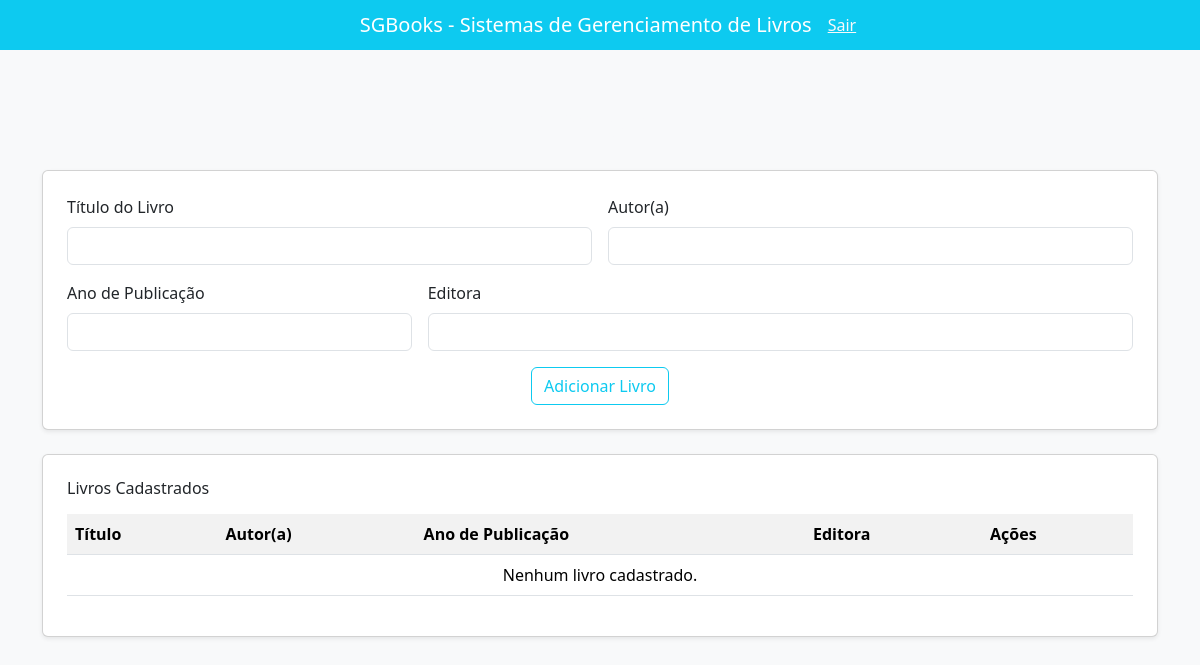
/livros/livros/, run on an earlier commit of the app's database.
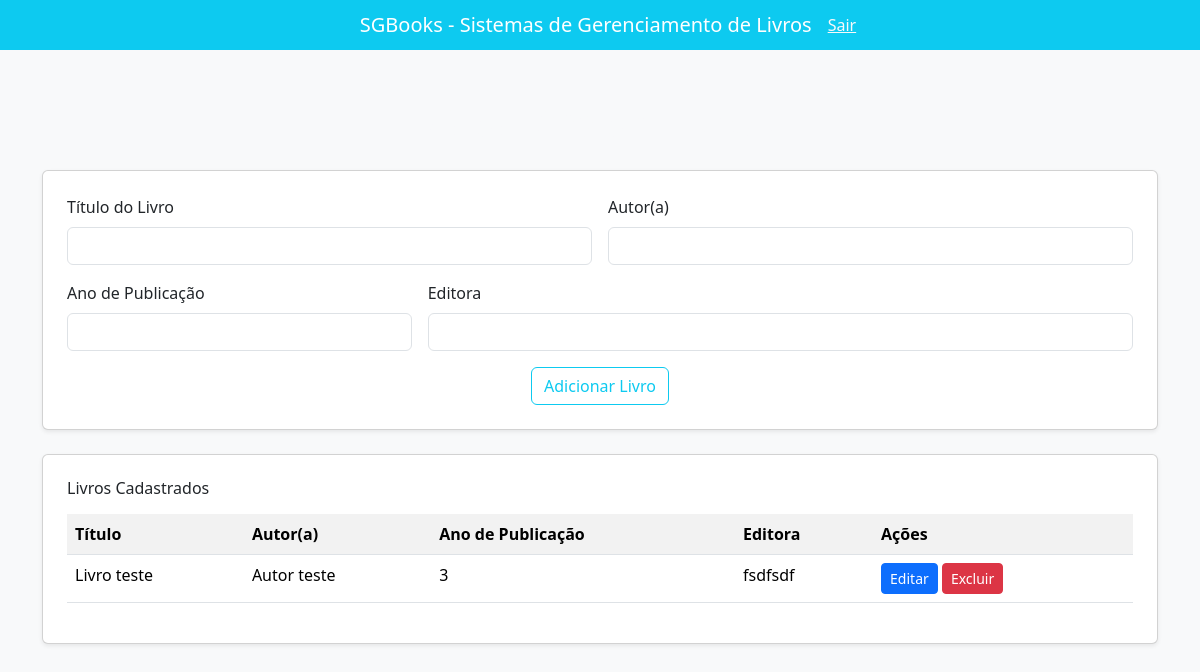
And on a later commit of the database.
### meusite/models.py (models this page shows, shortened)
class Livro(models.Model): #models.model indica que a classe Livro é um modelo do Django é padrão
    titulo = models.CharField(max_length=200) #CharField é um campo de texto com tamanho máximo definido
    autor = models.CharField(max_length=150)
    ano_publicacao = models.PositiveIntegerField()
    editora = models.CharField(max_length=100, blank=True, null=True) #blank e null permitem que o campo seja opcional

### meusite/views.py (the view)
# urls.py: path('livros/', include('meusite.urls')), # Inclui as URLs do app meusite/sgb_livros
def livros(request):
    livros = Livro.objects.all()
    return render(request, 'livros.html', {'livros': livros})

### meusite/templates/livros.html (shortened to what this page needs)
<!DOCTYPE html>
<html lang="pt-br">
  <head>
    <link href="https://cdn.jsdelivr.net/npm/bootstrap@5.3.8/dist/css/bootstrap.min.css" rel="stylesheet">
  </head>
   <body class="bg-light">
    <header>
      <nav class="navbar navbar-expand-lg navbar-dark bg-info">
        <div class="container-fluid justify-content-center">
          <span class="navbar-brand mb-0 h1 mx-3 text-gray"> SGBooks - Sistemas de Gerenciamento de Livros </span>
          <a class="link-light" href="{% url 'logout' %}">Sair</a>
        </div>
      </nav>
    </header>
    <div class="container mt-5">
      <h1 class="mb-4 text-center text-light">Cadastro de Livros</h1>
      <div class="card p-4 mb-4 shadow-sm">
          <form action="" method="POST">
            <div class="row g-3">
              <div class="col-md-6">
                <label class="form-label">Título do Livro</label>
                <input type="text" name="titulo" class="form-control" value="{{ livro_editar.titulo|default:'' }}" required>
              </div>
              <div class="col-md-6">
                <label class="form-label">Autor(a)</label>
                <input type="text" name="autor" class="form-control" value="{{ livro_editar.autor|default:'' }}" required>
              </div>
              <div class="col-md-4">
                <label class="form-label">Ano de Publicação</label>
                <input type="number" name="ano_publicacao" class="form-control" value="{{ livro_editar.ano_publicacao|default:'' }}" required>
              </div>
              <div class="col-md-8">
                <label for="editora" class="form-label">Editora</label>
                <input type="text" name="editora" class="form-control" value="{{ livro_editar.editora|default:'' }}">
              </div>
            </div>
            <div class="mt-3 text-center">
              <button type="submit" class="btn btn-outline-info">{% if livro_editar %}Salvar Livro{% else %}Adicionar Livro{% endif %}</button>
            </div>
          </form>
        </div>
        <div class="card p-4 shadow-sm">
          <h6 class="mb-3">Livros Cadastrados</h6>
          <table class="table table-striped table-hover">
            <tr>
              <th>Título</th>
              <th>Autor(a)</th>
              <th>Ano de Publicação</th>
              <th>Editora</th>
              <th>Ações</th>
            </tr>
            {% for livro in livros %}
              <tr>
                <td>{{ livro.titulo }}</td>
                <td>{{ livro.autor }}</td>
                <td>{{ livro.ano_publicacao }}</td>
                <td>{{ livro.editora }}</td>
                <td>
                  <a href="{% url 'edita_livro' livro.id %}" class="btn btn-sm btn-primary">Editar</a>
                  <a href="{% url 'exclui_livro' livro.id %}" class="btn btn-sm btn-danger" onclick="return confirm('Deseja excluir este livro?')">Excluir</a>
                </td>
              </tr>
            {% empty %}
              <tr>
                <td colspan="5" class="text-center">Nenhum livro cadastrado.</td>
              </tr>
            {% endfor %}
          </table>
        </div>
    </div>
  </body>
</html>

What changed in the data, as far as the page shows it:
added Livro: titulo "Livro teste", autor "Autor teste", ano_publicacao "3", editora "fsdfsdf"
Also different on the page:
text no longer shown: "Nenhum livro cadastrado."
